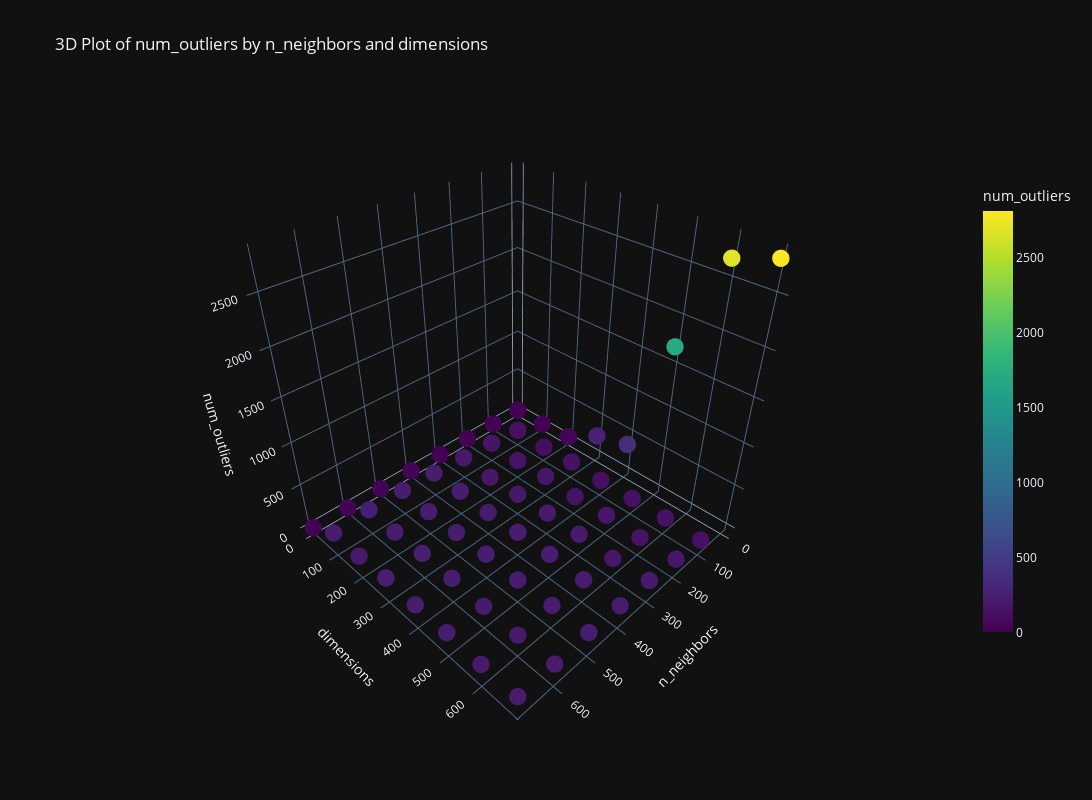

The code cell stored with this chart in its notebook:
### Markdown cell above
Examine number of outliers

### Code cell
fig = interactive_plot3d(metrics, z_metric='num_outliers')
fig.show()

### Figure 1 — Plotly figure (JSON) as saved in the notebook; plotly's stock layout.template omitted (floating-point values rounded to 4 significant figures)
{"data": [{"hovertemplate": "n_neighbors=%{x}<br>dimensions=%{y}<br>num_outliers=%{marker.color}<extra></extra>", "legendgroup": "", "marker": {"color": [0, 3, 36, 263, 368, 1705, 2688, 2812, 5, 127, 111, 134, 124, 130, 135, 125, 9, 164, 153, 176, 156, 170, 156, 170, 8, 192, 165, 187, 200, 199, 180, 207, 13, 221, 227, 207, 225, 231, 216, 216, 9, 236, 218, 222, 233, 213, 220, 231, 4, 242, 227, 243, 234, 209, 199, 216, 6, 215, 208, 239, 228, 230, 211, 220], "coloraxis": "coloraxis", "symbol": "circle", "size": 6}, "mode": "markers", "name": "", "scene": "scene", "showlegend": false, "x": [2, 2, 2, 2, 2, 2, 2, 2, 102, 102, 102, 102, 102, 102, 102, 102, 202, 202, 202, 202, 202, 202, 202, 202, 302, 302, 302, 302, 302, 302, 302, 302, 402, 402, 402, 402, 402, 402, 402, 402, 502, 502, 502, 502, 502, 502, 502, 502, 602, 602, 602, 602, 602, 602, 602, 602, 702, 702, 702, 702, 702, 702, 702, 702], "y": [2, 102, 202, 302, 402, 502, 602, 702, 2, 102, 202, 302, 402, 502, 602, 702, 2, 102, 202, 302, 402, 502, 602, 702, 2, 102, 202, 302, 402, 502, 602, 702, 2, 102, 202, 302, 402, 502, 602, 702, 2, 102, 202, 302, 402, 502, 602, 702, 2, 102, 202, 302, 402, 502, 602, 702, 2, 102, 202, 302, 402, 502, 602, 702], "z": [0, 3, 36, 263, 368, 1705, 2688, 2812, 5, 127, 111, 134, 124, 130, 135, 125, 9, 164, 153, 176, 156, 170, 156, 170, 8, 192, 165, 187, 200, 199, 180, 207, 13, 221, 227, 207, 225, 231, 216, 216, 9, 236, 218, 222, 233, 213, 220, 231, 4, 242, 227, 243, 234, 209, 199, 216, 6, 215, 208, 239, 228, 230, 211, 220], "type": "scatter3d"}], "layout": {"scene": {"domain": {"x": [0.0, 1.0], "y": [0.0, 1.0]}, "xaxis": {"title": {"text": "n_neighbors"}}, "yaxis": {"title": {"text": "dimensions"}}, "zaxis": {"title": {"text": "num_outliers"}}}, "coloraxis": {"colorbar": {"title": {"text": "num_outliers"}, "len": 0.75}, "colorscale": [[0.0, "#440154"], [0.1111, "#482878"], [0.2222, "#3e4989"], [0.3333, "#31688e"], [0.4444, "#26828e"], [0.5556, "#1f9e89"], [0.6667, "#35b779"], [0.7778, "#6ece58"], [0.8889, "#b5de2b"], [1.0, "#fde725"]], "cmin": 0, "cmax": 2812}, "legend": {"tracegroupgap": 0}, "title": {"text": "3D Plot of num_outliers by n_neighbors and dimensions"}, "width": 1600, "height": 800}}
